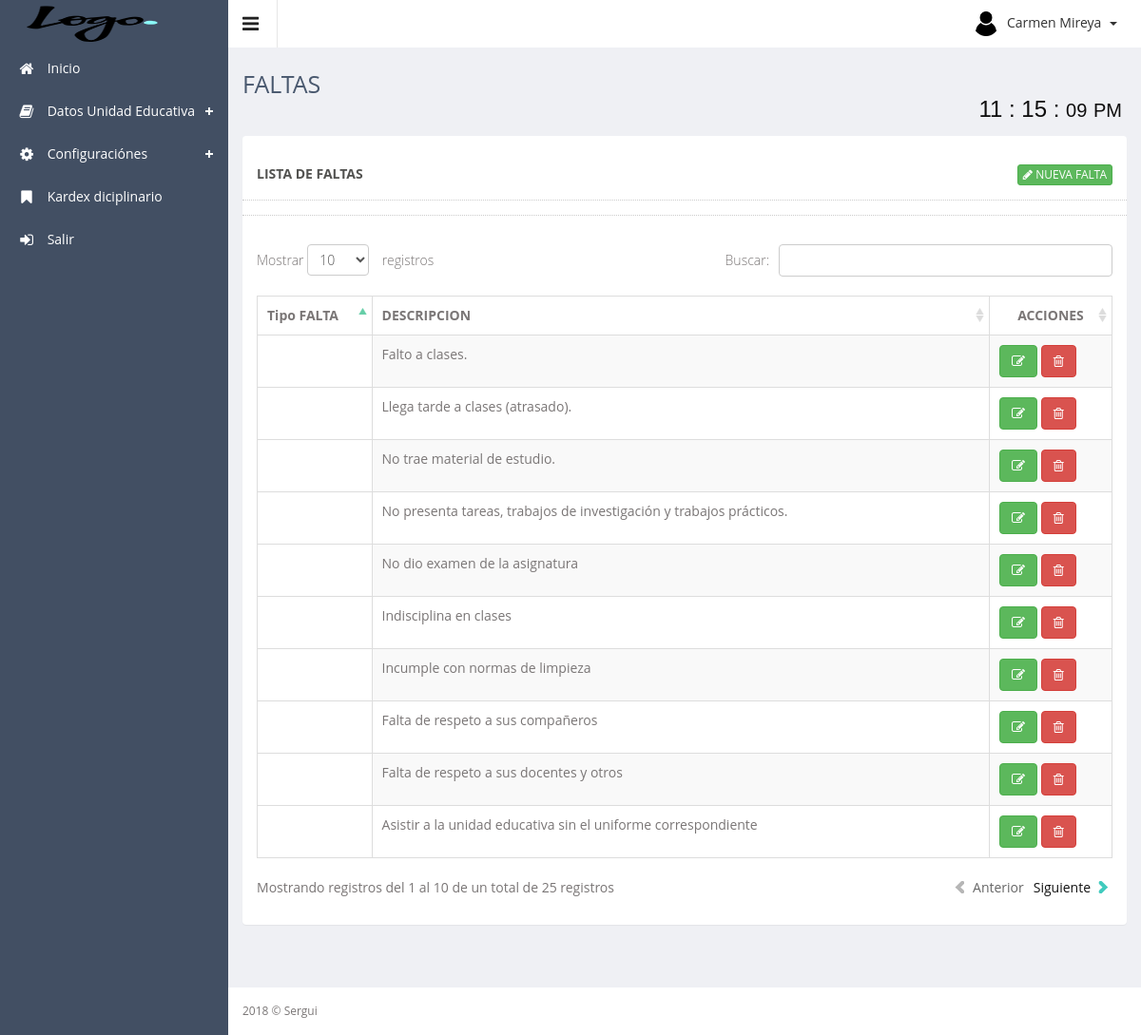
/app/controller/falta/ (signed in), run on the app's committed database.
### tables this page shows
CREATE TABLE `faltas` (
  `id_falta` int(11) NOT NULL AUTO_INCREMENT,
  `tipoFalta` varchar(50) DEFAULT NULL,
  `descripcion` varchar(200) DEFAULT NULL,
  `estado` tinyint(1) DEFAULT '1',
  PRIMARY KEY (`id_falta`)
);

### app/controller/falta/index.php (called while the page is built, shortened)
<?php
	require_once ("../../config/conexion.php");
	if (!($faltas = $con->query("SELECT id_falta,
									CASE tipoFalta WHEN '1' THEN 'Leve' WHEN '2' THEN 'Grave' END AS tipoFalta
									,descripcion
									FROM faltas
									WHERE estado=1"))) {
    	echo "Falló SELECT: (" . $con->errno . ") " . $con->error;
	}
	require_once ('../../../public/views/plantilla.php');
?>

### public/views/falta/index.php (the view, shortened to what this page needs)
<div class="row">
    <div class="col-sm-12">
        <section class="panel">
            <header class="panel-heading">
                <div class="row panel-heading">
                    LISTA DE FALTAS
                    <span class="pull-right">
                        <a href="#modal_Registrar" class="btn btn-xs btn-success" data-toggle="modal">
                            <span class="fa fa-pencil"></span> NUEVA FALTA
                        </a>
                    </span>
                </div>
            </header>
            <div class="panel-body">
                <div class="adv-table" >
                    <table  class="display table table-bordered table-striped" id="tbFalta">
                        <thead>
                            <tr>
                                <th>Tipo FALTA</th>
                                <th>DESCRIPCION</th>
                                <th class="text-center">ACCIONES</th>
                            </tr>
                        </thead>
                        <tbody>
                            <?php foreach ($faltas as $falta): ?>
                            <tr class="gradeX">
                                <td><?php echo $falta['tipoFalta']; ?></td>
								<td><?php echo $falta['descripcion']; ?></td>
                                <td >
                                    <a class="btn btn-success" href="#modalEditar" role="button" data-placement="top" title="Editar" data-toggle="modal" onclick="obtener_datos(<?php echo $falta['id_falta'] ?>)">
                                        <span class="fa fa-edit" ></span>
                                    </a>
                                    <a class="btn btn-danger" href="#modalEliminar" role="button" data-toggle="modal" data-placement="top" title="Eliminar" onclick="eliminar_datos(<?php echo $falta['id_falta'] ?>)">
                                        <span class="fa fa-trash-o"></span>
                                    </a>
                                </td>
                            </tr>
                        <?php endforeach ?>
                    </tbody>
                </table>
            </div>
        </div>
    </section>
</div>
</div>

### resources/assets/js/advanced-datatable/css/demo_table.css (style rules this page uses)
table.display { margin: 0 auto; clear: both; width: 100%; }
table.display thead th { padding: 3px 18px 3px 10px; border-bottom: 1px solid black; font-weight: bold; cursor: pointer; * cursor: hand; }
table.display td { padding: 3px 10px; }
.sorting_asc { background: url('../images/sort_asc.png') no-repeat center right; }
.sorting { background: url('../images/sort_both.png') no-repeat center right; }
table.display tr.odd.gradeX { background-color: #ffdddd; }
table.display tr.even.gradeX { background-color: #ffeeee; }
tr.odd { background-color: #E2E4FF; }
tr.even { background-color: white; }
tr.odd td.sorting_1 { background-color: #D3D6FF; }
tr.even td.sorting_1 { background-color: #EAEBFF; }
tr.odd.gradeX td.sorting_1 { background-color: #ffc4c4; }
tr.even.gradeX td.sorting_1 { background-color: #ffd5d5; }
table.display tr.gradeX { background-color: #ffdddd; }

### data on the page
faltas: descripcion "Falto a clases."
faltas: descripcion "Llega tarde a clases (atrasado)."
faltas: descripcion "No trae material de estudio."
faltas: descripcion "No presenta tareas, trabajos de investigación y trabajos prácticos."
faltas: descripcion "No dio examen de la asignatura"
faltas: descripcion "Indisciplina en clases"
faltas: descripcion "Incumple con normas de limpieza"
faltas: descripcion "Falta de respeto a sus compañeros"
faltas: descripcion "Falta de respeto a sus docentes y otros"
faltas: descripcion "Asistir a la unidad educativa sin el uniforme correspondiente"

### other printed values
$_SESSION['nombre'] "Carmen Mireya"
$subTitulo "FALTAS"
